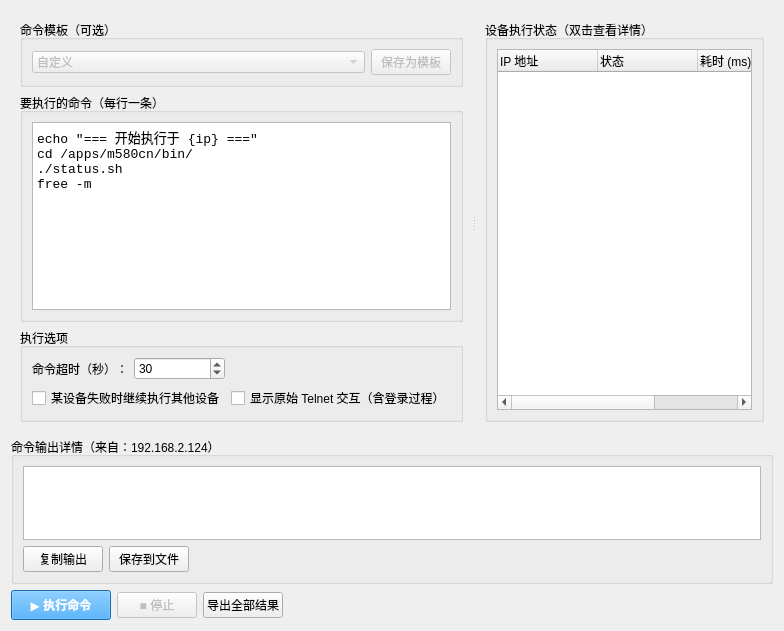
<?xml version="1.0" encoding="UTF-8"?>
<ui version="4.0">
 <class>TabTelnetDeploy</class>
 <widget class="QWidget" name="TabTelnetDeploy">
  <property name="geometry">
   <rect>
    <x>0</x>
    <y>0</y>
    <width>784</width>
    <height>631</height>
   </rect>
  </property>
  <layout class="QVBoxLayout" name="verticalLayout_telnet">
   <item>
    <widget class="QSplitter" name="splitter_telnetMain">
     <property name="orientation">
      <enum>Qt::Orientation::Horizontal</enum>
     </property>
     <widget class="QFrame" name="frame_telnetCmd">
      <layout class="QVBoxLayout" name="verticalLayout_left">
       <item>
        <widget class="QGroupBox" name="groupBox_cmdTemplate">
         <property name="title">
          <string>命令模板（可选）</string>
         </property>
         <layout class="QHBoxLayout" name="horizontalLayout_template">
          <item>
           <widget class="QComboBox" name="cmb_cmdTemplates">
            <property name="enabled">
             <bool>false</bool>
            </property>
            <property name="sizePolicy">
             <sizepolicy hsizetype="Expanding" vsizetype="Fixed">
              <horstretch>0</horstretch>
              <verstretch>0</verstretch>
             </sizepolicy>
            </property>
            <item>
             <property name="text">
              <string>自定义</string>
             </property>
            </item>
            <item>
             <property name="text">
              <string>查看系统信息 (uname -a; df -h)</string>
             </property>
            </item>
            <item>
             <property name="text">
              <string>检查进程 (ps aux | grep m580)</string>
             </property>
            </item>
           </widget>
          </item>
          <item>
           <widget class="QPushButton" name="btn_saveAsTemplate">
            <property name="enabled">
             <bool>false</bool>
            </property>
            <property name="text">
             <string>保存为模板</string>
            </property>
           </widget>
          </item>
         </layout>
        </widget>
       </item>
       <item>
        <widget class="QGroupBox" name="groupBox_commands">
         <property name="title">
          <string>要执行的命令（每行一条）</string>
         </property>
         <layout class="QVBoxLayout" name="verticalLayout_cmdEdit">
          <item>
           <widget class="QTextEdit" name="txt_telnetCommands">
            <property name="font">
             <font>
              <family>Consolas</family>
              <pointsize>10</pointsize>
             </font>
            </property>
            <property name="plainText">
             <string>echo &quot;=== 开始执行于 {ip} ===&quot;
cd /apps/m580cn/bin/
./status.sh
free -m</string>
            </property>
           </widget>
          </item>
         </layout>
        </widget>
       </item>
       <item>
        <widget class="QGroupBox" name="groupBox_telnetOptions">
         <property name="title">
          <string>执行选项</string>
         </property>
         <layout class="QGridLayout" name="gridLayout_options">
          <item row="0" column="0">
           <widget class="QLabel" name="label_timeout">
            <property name="text">
             <string>命令超时（秒）：</string>
            </property>
           </widget>
          </item>
          <item row="0" column="1">
           <widget class="QSpinBox" name="spin_timeout">
            <property name="minimum">
             <number>5</number>
            </property>
            <property name="maximum">
             <number>300</number>
            </property>
            <property name="value">
             <number>30</number>
            </property>
           </widget>
          </item>
          <item row="1" column="0" colspan="2">
           <widget class="QCheckBox" name="chk_skipOnFailure">
            <property name="text">
             <string>某设备失败时继续执行其他设备</string>
            </property>
           </widget>
          </item>
          <item row="1" column="2" colspan="2">
           <widget class="QCheckBox" name="chk_showRawOutput">
            <property name="text">
             <string>显示原始 Telnet 交互（含登录过程）</string>
            </property>
           </widget>
          </item>
         </layout>
        </widget>
       </item>
      </layout>
     </widget>
     <widget class="QFrame" name="frame_telnetResults">
      <layout class="QVBoxLayout" name="verticalLayout_right">
       <item>
        <widget class="QGroupBox" name="groupBox_deviceStatus">
         <property name="title">
          <string>设备执行状态（双击查看详情）</string>
         </property>
         <layout class="QVBoxLayout" name="verticalLayout_tree">
          <item>
           <widget class="QTreeWidget" name="tree_telnetResults">
            <property name="selectionMode">
             <enum>QAbstractItemView::SelectionMode::SingleSelection</enum>
            </property>
            <property name="headerHidden">
             <bool>false</bool>
            </property>
            <column>
             <property name="text">
              <string>IP 地址</string>
             </property>
            </column>
            <column>
             <property name="text">
              <string>状态</string>
             </property>
            </column>
            <column>
             <property name="text">
              <string>耗时 (ms)</string>
             </property>
            </column>
            <column>
             <property name="text">
              <string>返回码/错误</string>
             </property>
            </column>
           </widget>
          </item>
         </layout>
        </widget>
       </item>
      </layout>
     </widget>
    </widget>
   </item>
   <item>
    <widget class="QGroupBox" name="groupBox_outputDetail">
     <property name="maximumSize">
      <size>
       <width>16777215</width>
       <height>150</height>
      </size>
     </property>
     <property name="title">
      <string>命令输出详情（来自：192.168.2.124）</string>
     </property>
     <layout class="QVBoxLayout" name="verticalLayout_detail">
      <item>
       <widget class="QTextEdit" name="txt_outputDetail">
        <property name="font">
         <font>
          <family>Consolas</family>
          <pointsize>10</pointsize>
         </font>
        </property>
        <property name="lineWrapMode">
         <enum>QTextEdit::LineWrapMode::NoWrap</enum>
        </property>
        <property name="readOnly">
         <bool>true</bool>
        </property>
       </widget>
      </item>
      <item>
       <layout class="QHBoxLayout" name="horizontalLayout_detailBtns">
        <item>
         <widget class="QPushButton" name="btn_copyOutput">
          <property name="text">
           <string>复制输出</string>
          </property>
         </widget>
        </item>
        <item>
         <widget class="QPushButton" name="btn_saveOutput">
          <property name="text">
           <string>保存到文件</string>
          </property>
         </widget>
        </item>
        <item>
         <spacer name="horizontalSpacer_detail">
          <property name="orientation">
           <enum>Qt::Orientation::Horizontal</enum>
          </property>
          <property name="sizeHint" stdset="0">
           <size>
            <width>40</width>
            <height>20</height>
           </size>
          </property>
         </spacer>
        </item>
       </layout>
      </item>
     </layout>
    </widget>
   </item>
   <item>
    <layout class="QHBoxLayout" name="horizontalLayout_telnetActions">
     <item>
      <widget class="QPushButton" name="btn_executeTelnet">
       <property name="minimumSize">
        <size>
         <width>100</width>
         <height>30</height>
        </size>
       </property>
       <property name="styleSheet">
        <string notr="true">background-color: #2196F3; color: white; font-weight: bold;</string>
       </property>
       <property name="text">
        <string>▶ 执行命令</string>
       </property>
      </widget>
     </item>
     <item>
      <widget class="QPushButton" name="btn_stopTelnet">
       <property name="enabled">
        <bool>false</bool>
       </property>
       <property name="text">
        <string>■ 停止</string>
       </property>
      </widget>
     </item>
     <item>
      <widget class="QPushButton" name="btn_exportAllResults">
       <property name="text">
        <string>导出全部结果</string>
       </property>
      </widget>
     </item>
     <item>
      <spacer name="horizontalSpacer_telnet">
       <property name="orientation">
        <enum>Qt::Orientation::Horizontal</enum>
       </property>
       <property name="sizeHint" stdset="0">
        <size>
         <width>40</width>
         <height>20</height>
        </size>
       </property>
      </spacer>
     </item>
    </layout>
   </item>
  </layout>
 </widget>
 <resources/>
 <connections/>
</ui>
